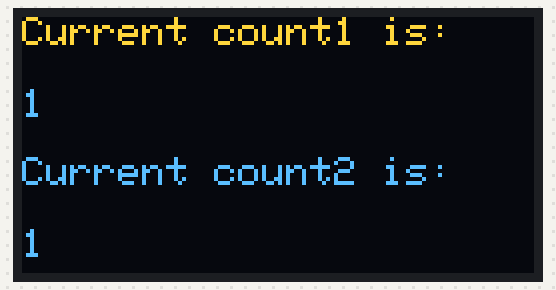
A program run on a simulated ESP32. On the bench: 128×64 one-colour display. The OLED is the two-colour kind (top 16 rows yellow); what the program prints to the serial monitor is not drawn.

Above: at 1.1 s.
At 5.3 s:
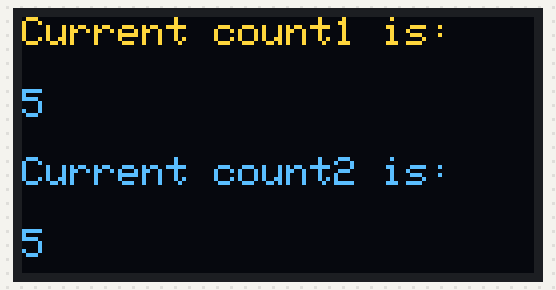
At 10.6 s:
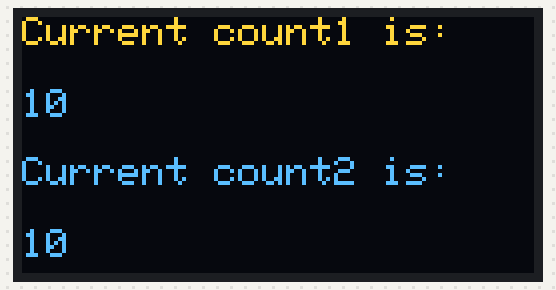
At 19.5 s:
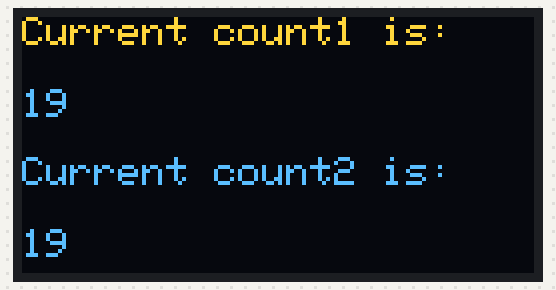
At 28.4 s:
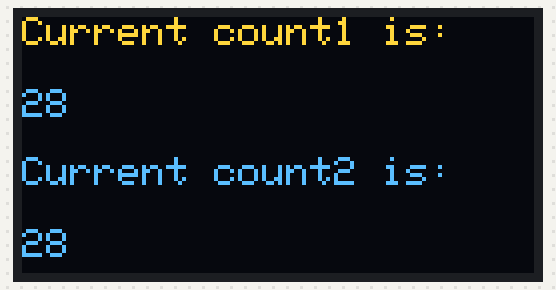
At 38.4 s:
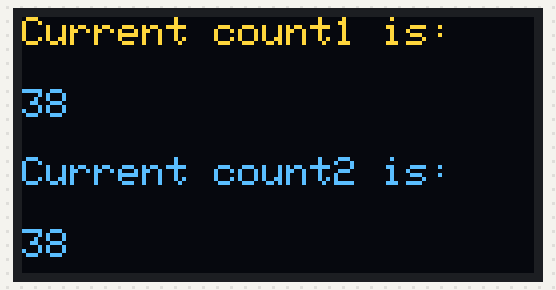

Measured:
- what the display in image 0 shows lasts 1.0 s, from 1.1 s to 2.1 s

The program:

main.cpp
```cpp
// (licence header left out)
#include <Arduino.h>
#include <Wire.h>
#include <Adafruit_BusIO_Register.h>
#include <Adafruit_GFX.h>
#include <Adafruit_SSD1306.h>

#define SCREEN_WIDTH 128 // OLED display width, in pixels
#define SCREEEN_HEIGHT 64 // OLED display height, in pixels

// Declaration for an SSD1306 display connected to I2C (SDA, SCL pins)
// Note: The SSD1306 OLED that uses I2C has default clock speed 400000UL/100000UL, in order
//       to make it work with FreeRTOS, it has to be changed to 100000UL/100000UL as below.
Adafruit_SSD1306 oled(SCREEN_WIDTH, SCREEEN_HEIGHT, &Wire, -1, 100000UL, 100000UL);

int count1 = 0;
int count2 = 0;

void countTask1(void * parameters) {
  for(;;) {
    Serial.print("Current count1 is: "); // For serial monitoring purpose
    Serial.println(count1++);
    vTaskDelay(1000 / portTICK_PERIOD_MS); // Delay the task for about 1s
  }
}

void countTask2(void * parameters) {
  for(;;) {
    Serial.print("Current count2 is: "); // For serial monitoring purpose
    Serial.println(count2++);
    vTaskDelay(1000 / portTICK_PERIOD_MS); // Delay the task for about 1s
  }
}

void displayCountTask(void * parameters) {
  for(;;) {
    oled.clearDisplay(); // The OLED must be cleared before displaying
    oled.setCursor(0,0);
    oled.println(F("Current count1 is: "));
    oled.setCursor(0,18);
    oled.print(count1);
    oled.setCursor(0,35);
    oled.println(F("Current count2 is: "));
    oled.setCursor(0,53);
    oled.print(count2);
    oled.display();
    vTaskDelay(500 / portTICK_PERIOD_MS); // The delay is a bit faster than the counting to avoid missed count
  }
}

void setup() {
  // put your setup code here, to run once:
  Serial.begin(115200); // Setup the serial baudrate, this need to be set in platformio.ini file too

  if(!oled.begin(SSD1306_SWITCHCAPVCC, 0x3C)) {
    Serial.println(F("SSD1306 allocation failed."));
    for(;;);
  }

  delay(1000);
  oled.clearDisplay();
  oled.setTextSize(1);
  oled.setTextColor(WHITE);

  // Create count 1 task
  xTaskCreate(
    countTask1,
    "Counter1",
    1024,
    NULL,
    1,
    NULL
  );

  // Create count 2 task
  xTaskCreate(
    countTask2,
    "Counter2",
    1024,
    NULL,
    1,
    NULL
  );

  // Create update OLED task, the task must be pinned to the ESP32 running core, otherwise the chip will keeps rebooting itself.
  xTaskCreatePinnedToCore(
    displayCountTask,
    "OLED",
    4096,
    NULL,
    0,
    NULL,
    CONFIG_ARDUINO_RUNNING_CORE
  );

  Serial.println("Setup completed.");
}

void loop() {
  // put your main code here, to run repeatedly:
  vTaskDelay(100 / portTICK_PERIOD_MS); // The task delay is needed here for the OLED task to update count
}
```
